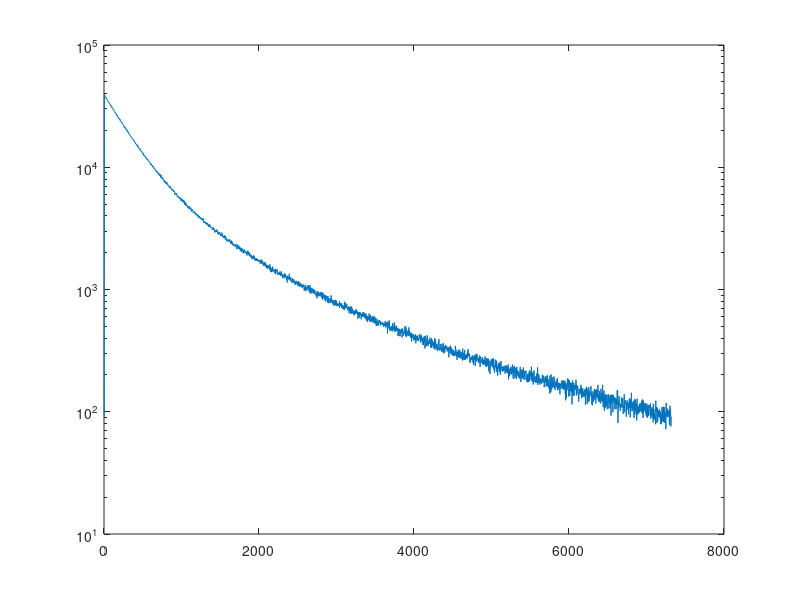

The MATLAB source for this figure: (Note: this script raises an error after producing the figure.)
function [fitParams, chi2] = test_3expDecay(display, time, decay_par, fitCond, fitPoints)
if nargin < 1 || isempty(display)
    display = 1;
end
if nargin < 2 || isempty(time)
    time = linspace(0, 2.44*3000, 3001);
end
if nargin < 3 || isempty(decay_par)
    decay_par = [30000, 350, 8000, 1000, 1000, 3000, 0];
end
if nargin < 4 || isempty(fitCond)
    fitCond = [50000, 400, 5000, 1000, 1000, 2000, 0;
        0, 200, 3000, 500, 500, 1500, 0;
        1e6, 500, 10000, 1500, 5000, 5000, 1e2];
end
if nargin < 5 || isempty(fitPoints)
    fitPoints = 5:length(time);  % The first 3 points are the leading edge
end

% Generate triexponential decay
decay = decay_par(1)*exp(-time/decay_par(2)) +...
    decay_par(3)*exp(-time/decay_par(4)) + decay_par(5)*exp(-time/decay_par(6));

decay = poissrnd(circshift(decay, [0, 2]));

if display
    h = figure();
    semilogy(time, decay);
end

% Fit

xData = time(fitPoints);
yData = decay(fitPoints);

model = @(x, par) par(1)*exp(-x/par(2)) + par(3)*exp(-x/par(4)) + ...
    par(5)*exp(-x/par(6)) + par(7);

fit = Fit();
fit.setData(xData, yData);
fit.setWeights(1./yData)
fit.setModel(model, 7);
fit.setStart(fitCond(1,:));
fit.setLb(fitCond(2,:));
fit.setUb(fitCond(3,:));

fit.fit();

fitParams = fit.getFittedParameters();
chi2 = fit.getChiSquare()/numel(time);

if display
    disp('-----------------')
    disp(['Parameters: ', num2str(fitParams)]);
    disp(['Reduced chi square: ', num2str(chi2)]);
end

if display
    yFit = fit.fitEval(xData);
    figure(h)
    hold all
    plot(xData, yFit)
    hold off
end